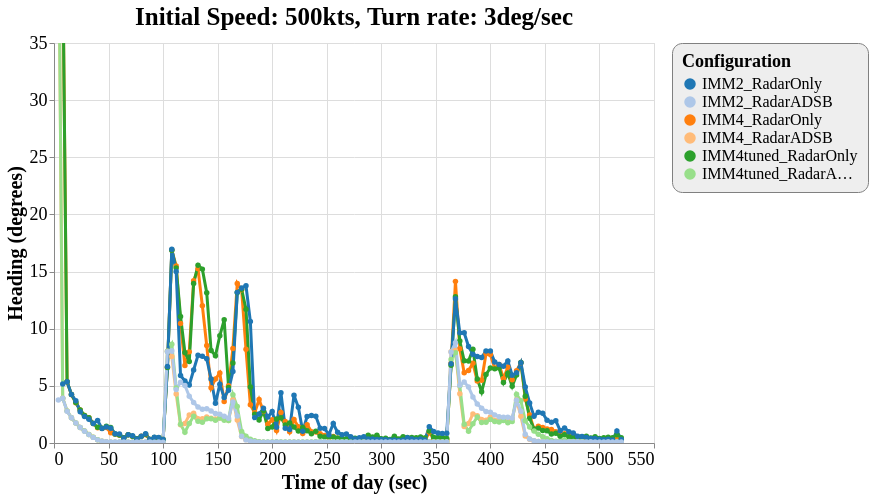

The Vega-Lite source for this figure:
### Vega-Lite specification from a JSON file in a GitHub repository (floating-point values rounded to 4 significant figures; data arrays with more than 128 entries replaced by an {"elided": "..."} marker saying what was removed)
{"config": {"view": {"continuousWidth": 600, "continuousHeight": 400}, "axisX": {"labelFontSize": 18, "titleFontSize": 20}, "axisY": {"labelFontSize": 18, "titleFontSize": 20}, "font": "Times New Roman", "legend": {"cornerRadius": 10, "fillColor": "#EEEEEE", "labelFontSize": 16, "padding": 10, "strokeColor": "gray", "titleFontSize": 18}, "title": {"fontSize": 25}}, "data": {"name": "data-d1f6c4398a21816cdd3a8d158698f8a1"}, "mark": {"type": "line", "point": true, "strokeWidth": 3}, "encoding": {"color": {"type": "ordinal", "field": "config", "scale": {"scheme": "category20"}, "sort": ["IMM2_RadarOnly", "IMM2_RadarADSB", "IMM4_RadarOnly", "IMM4_RadarADSB", "IMM4tuned_RadarOnly", "IMM4tuned_RadarADSB"], "title": "Configuration"}, "x": {"type": "quantitative", "field": "time", "title": "Time of day (sec)"}, "y": {"type": "quantitative", "field": "rmse_hdg", "scale": {"domain": [0, 35], "zero": false}, "title": "Heading (degrees)"}}, "selection": {"selector055": {"type": "interval", "bind": "scales", "encodings": ["x", "y"]}}, "title": "Initial Speed: 500kts, Turn rate: 3deg/sec", "$schema": "https://vega.github.io/schema/vega-lite/v4.8.1.json", "datasets": {"data-d1f6c4398a21816cdd3a8d158698f8a1": {"elided": "779 records"}}}
